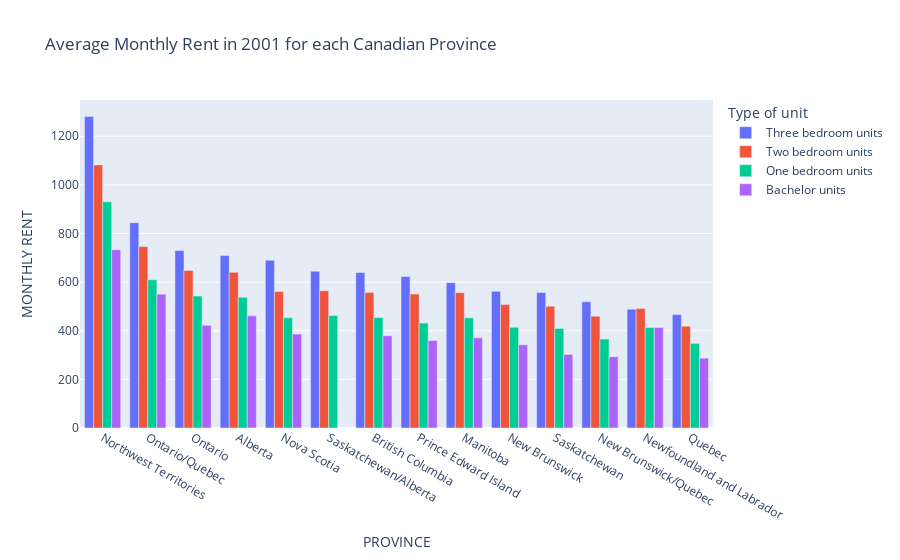

Notebook code for this chart:
### Code cell
specific_year = 2001 # you can change this number to look at a specific year

year_info = grouped.loc[grouped['YEAR'] == specific_year]
year_info.sort_values('MONTHLY RENT',ascending=False,inplace=True)
px.bar(year_info,x='PROVINCE',y='MONTHLY RENT',color='Type of unit',barmode='group',title='Average Monthly Rent in ' + str(specific_year) + ' for each Canadian Province')

### Figure 1 — Plotly figure (JSON) as saved in the notebook; plotly's stock layout.template omitted (floating-point values rounded to 4 significant figures)
{"data": [{"alignmentgroup": "True", "hovertemplate": "Type of unit=Three bedroom units<br>PROVINCE=%{x}<br>MONTHLY RENT=%{y}<extra></extra>", "legendgroup": "Three bedroom units", "marker": {"color": "#636efa", "pattern": {"shape": ""}}, "name": "Three bedroom units", "offsetgroup": "Three bedroom units", "orientation": "v", "showlegend": true, "textposition": "auto", "type": "bar", "x": ["Northwest Territories", "Ontario/Quebec", "Ontario", "Alberta", "Nova Scotia", "Saskatchewan/Alberta", "British Columbia", "Prince Edward Island", "Manitoba", "New Brunswick", "Saskatchewan", "New Brunswick/Quebec", "Newfoundland and Labrador", "Quebec"], "xaxis": "x", "y": [1282.0, 844, 730.4, 709.0, 690.2, 645, 639.6, 623, 597.4, 562.1, 557.1, 519, 488.8, 466.4], "yaxis": "y"}, {"alignmentgroup": "True", "hovertemplate": "Type of unit=Two bedroom units<br>PROVINCE=%{x}<br>MONTHLY RENT=%{y}<extra></extra>", "legendgroup": "Two bedroom units", "marker": {"color": "#EF553B", "pattern": {"shape": ""}}, "name": "Two bedroom units", "offsetgroup": "Two bedroom units", "orientation": "v", "showlegend": true, "textposition": "auto", "type": "bar", "x": ["Northwest Territories", "Ontario/Quebec", "Ontario", "Alberta", "Saskatchewan/Alberta", "Nova Scotia", "British Columbia", "Manitoba", "Prince Edward Island", "New Brunswick", "Saskatchewan", "Newfoundland and Labrador", "New Brunswick/Quebec", "Quebec"], "xaxis": "x", "y": [1082, 746.1, 648.1, 640.5, 564.5, 561.1, 556.9, 556.5, 551, 507.4, 500.9, 491.3, 459.7, 418.7], "yaxis": "y"}, {"alignmentgroup": "True", "hovertemplate": "Type of unit=One bedroom units<br>PROVINCE=%{x}<br>MONTHLY RENT=%{y}<extra></extra>", "legendgroup": "One bedroom units", "marker": {"color": "#00cc96", "pattern": {"shape": ""}}, "name": "One bedroom units", "offsetgroup": "One bedroom units", "orientation": "v", "showlegend": true, "textposition": "auto", "type": "bar", "x": ["Northwest Territories", "Ontario/Quebec", "Ontario", "Alberta", "Saskatchewan/Alberta", "British Columbia", "Manitoba", "Nova Scotia", "Prince Edward Island", "New Brunswick", "Newfoundland and Labrador", "Saskatchewan", "New Brunswick/Quebec", "Quebec"], "xaxis": "x", "y": [930, 609.8, 542.5, 537.7, 462.2, 454.6, 453.1, 453.1, 431.3, 414.1, 413.6, 409.4, 365.7, 348.1], "yaxis": "y"}, {"alignmentgroup": "True", "hovertemplate": "Type of unit=Bachelor units<br>PROVINCE=%{x}<br>MONTHLY RENT=%{y}<extra></extra>", "legendgroup": "Bachelor units", "marker": {"color": "#ab63fa", "pattern": {"shape": ""}}, "name": "Bachelor units", "offsetgroup": "Bachelor units", "orientation": "v", "showlegend": true, "textposition": "auto", "type": "bar", "x": ["Northwest Territories", "Ontario/Quebec", "Alberta", "Ontario", "Newfoundland and Labrador", "Nova Scotia", "British Columbia", "Manitoba", "Prince Edward Island", "New Brunswick", "Saskatchewan", "New Brunswick/Quebec", "Quebec"], "xaxis": "x", "y": [733, 550.6, 461.4, 422.5, 413.6, 386.5, 379.4, 370.8, 359.8, 342.1, 302.5, 293, 287.2], "yaxis": "y"}], "layout": {"barmode": "group", "legend": {"title": {"text": "Type of unit"}, "tracegroupgap": 0}, "title": {"text": "Average Monthly Rent in 2001 for each Canadian Province"}, "xaxis": {"anchor": "y", "domain": [0, 1], "title": {"text": "PROVINCE"}}, "yaxis": {"anchor": "x", "domain": [0, 1], "title": {"text": "MONTHLY RENT"}}}}
